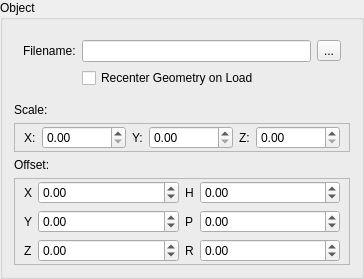
         <widget class="QGroupBox" name="objectGroupBox">
          <property name="title">
           <string>Object</string>
          </property>
          <layout class="QGridLayout" name="gridLayout_27">
           <item row="1" column="0">
            <widget class="QWidget" name="widget_10" native="true">
             <layout class="QGridLayout" name="gridLayout_22">
              <item row="1" column="1">
               <widget class="QLineEdit" name="objectFilenameEdit"/>
              </item>
              <item row="1" column="2">
               <widget class="QToolButton" name="objectFileButton">
                <property name="text">
                 <string>...</string>
                </property>
               </widget>
              </item>
              <item row="1" column="0">
               <widget class="QLabel" name="label_63">
                <property name="text">
                 <string>Filename:</string>
                </property>
               </widget>
              </item>
              <item row="2" column="1">
               <widget class="QCheckBox" name="objRecenterToggle">
                <property name="text">
                 <string>Recenter Geometry on Load</string>
                </property>
               </widget>
              </item>
             </layout>
            </widget>
           </item>
           <item row="3" column="0">
            <widget class="QFrame" name="frame_10">
             <property name="frameShape">
              <enum>QFrame::StyledPanel</enum>
             </property>
             <property name="frameShadow">
              <enum>QFrame::Plain</enum>
             </property>
             <layout class="QGridLayout" name="gridLayout_24">
              <property name="topMargin">
               <number>2</number>
              </property>
              <property name="bottomMargin">
               <number>2</number>
              </property>
              <item row="0" column="0">
               <widget class="QLabel" name="label_64">
                <property name="text">
                 <string>X:</string>
                </property>
               </widget>
              </item>
              <item row="0" column="1">
               <widget class="QDoubleSpinBox" name="objectScaleXEdit">
                <property name="maximum">
                 <double>999999.989999999990687</double>
                </property>
               </widget>
              </item>
              <item row="0" column="2">
               <widget class="QLabel" name="label_65">
                <property name="text">
                 <string>Y:</string>
                </property>
               </widget>
              </item>
              <item row="0" column="3">
               <widget class="QDoubleSpinBox" name="objectScaleYEdit">
                <property name="maximum">
                 <double>999999.989999999990687</double>
                </property>
               </widget>
              </item>
              <item row="0" column="4">
               <widget class="QLabel" name="label_66">
                <property name="text">
                 <string>Z:</string>
                </property>
               </widget>
              </item>
              <item row="0" column="5">
               <widget class="QDoubleSpinBox" name="objectScaleZEdit">
                <property name="maximum">
                 <double>999999.989999999990687</double>
                </property>
               </widget>
              </item>
             </layout>
            </widget>
           </item>
           <item row="5" column="0">
            <widget class="QFrame" name="frame_13">
             <property name="frameShape">
              <enum>QFrame::StyledPanel</enum>
             </property>
             <property name="frameShadow">
              <enum>QFrame::Plain</enum>
             </property>
             <layout class="QGridLayout" name="gridLayout_21">
              <property name="topMargin">
               <number>2</number>
              </property>
              <property name="bottomMargin">
               <number>2</number>
              </property>
              <item row="2" column="5">
               <widget class="QLabel" name="label_76">
                <property name="sizePolicy">
                 <sizepolicy hsizetype="Fixed" vsizetype="Preferred">
                  <horstretch>0</horstretch>
                  <verstretch>0</verstretch>
                 </sizepolicy>
                </property>
                <property name="text">
                 <string>R</string>
                </property>
               </widget>
              </item>
              <item row="0" column="5">
               <widget class="QLabel" name="label_77">
                <property name="sizePolicy">
                 <sizepolicy hsizetype="Fixed" vsizetype="Preferred">
                  <horstretch>0</horstretch>
                  <verstretch>0</verstretch>
                 </sizepolicy>
                </property>
                <property name="text">
                 <string>H</string>
                </property>
               </widget>
              </item>
              <item row="0" column="2">
               <widget class="QLabel" name="label_78">
                <property name="sizePolicy">
                 <sizepolicy hsizetype="Fixed" vsizetype="Preferred">
                  <horstretch>0</horstretch>
                  <verstretch>0</verstretch>
                 </sizepolicy>
                </property>
                <property name="text">
                 <string>X</string>
                </property>
               </widget>
              </item>
              <item row="1" column="2">
               <widget class="QLabel" name="label_79">
                <property name="sizePolicy">
                 <sizepolicy hsizetype="Fixed" vsizetype="Preferred">
                  <horstretch>0</horstretch>
                  <verstretch>0</verstretch>
                 </sizepolicy>
                </property>
                <property name="text">
                 <string>Y</string>
                </property>
               </widget>
              </item>
              <item row="1" column="5">
               <widget class="QLabel" name="label_80">
                <property name="sizePolicy">
                 <sizepolicy hsizetype="Fixed" vsizetype="Preferred">
                  <horstretch>0</horstretch>
                  <verstretch>0</verstretch>
                 </sizepolicy>
                </property>
                <property name="text">
                 <string>P</string>
                </property>
               </widget>
              </item>
              <item row="2" column="2">
               <widget class="QLabel" name="label_81">
                <property name="sizePolicy">
                 <sizepolicy hsizetype="Fixed" vsizetype="Preferred">
                  <horstretch>0</horstretch>
                  <verstretch>0</verstretch>
                 </sizepolicy>
                </property>
                <property name="text">
                 <string>Z</string>
                </property>
               </widget>
              </item>
              <item row="0" column="3">
               <widget class="QDoubleSpinBox" name="objectXEdit">
                <property name="minimum">
                 <double>-999999.000000000000000</double>
                </property>
                <property name="maximum">
                 <double>999999.000000000000000</double>
                </property>
               </widget>
              </item>
              <item row="0" column="6">
               <widget class="QDoubleSpinBox" name="objectHEdit">
                <property name="minimum">
                 <double>-360.000000000000000</double>
                </property>
                <property name="maximum">
                 <double>360.000000000000000</double>
                </property>
               </widget>
              </item>
              <item row="1" column="6">
               <widget class="QDoubleSpinBox" name="objectPEdit">
                <property name="minimum">
                 <double>-360.000000000000000</double>
                </property>
                <property name="maximum">
                 <double>360.000000000000000</double>
                </property>
               </widget>
              </item>
              <item row="2" column="6">
               <widget class="QDoubleSpinBox" name="objectREdit">
                <property name="minimum">
                 <double>-360.000000000000000</double>
                </property>
                <property name="maximum">
                 <double>360.000000000000000</double>
                </property>
               </widget>
              </item>
              <item row="1" column="3">
               <widget class="QDoubleSpinBox" name="objectYEdit">
                <property name="minimum">
                 <double>-999999.000000000000000</double>
                </property>
                <property name="maximum">
                 <double>999999.000000000000000</double>
                </property>
               </widget>
              </item>
              <item row="2" column="3">
               <widget class="QDoubleSpinBox" name="objectZEdit">
                <property name="minimum">
                 <double>-999999.000000000000000</double>
                </property>
                <property name="maximum">
                 <double>999999.000000000000000</double>
                </property>
               </widget>
              </item>
             </layout>
            </widget>
           </item>
           <item row="4" column="0">
            <widget class="QLabel" name="label_70">
             <property name="text">
              <string>Offset:</string>
             </property>
            </widget>
           </item>
           <item row="2" column="0">
            <widget class="QLabel" name="label_71">
             <property name="text">
              <string>Scale:</string>
             </property>
            </widget>
           </item>
          </layout>
         </widget>
